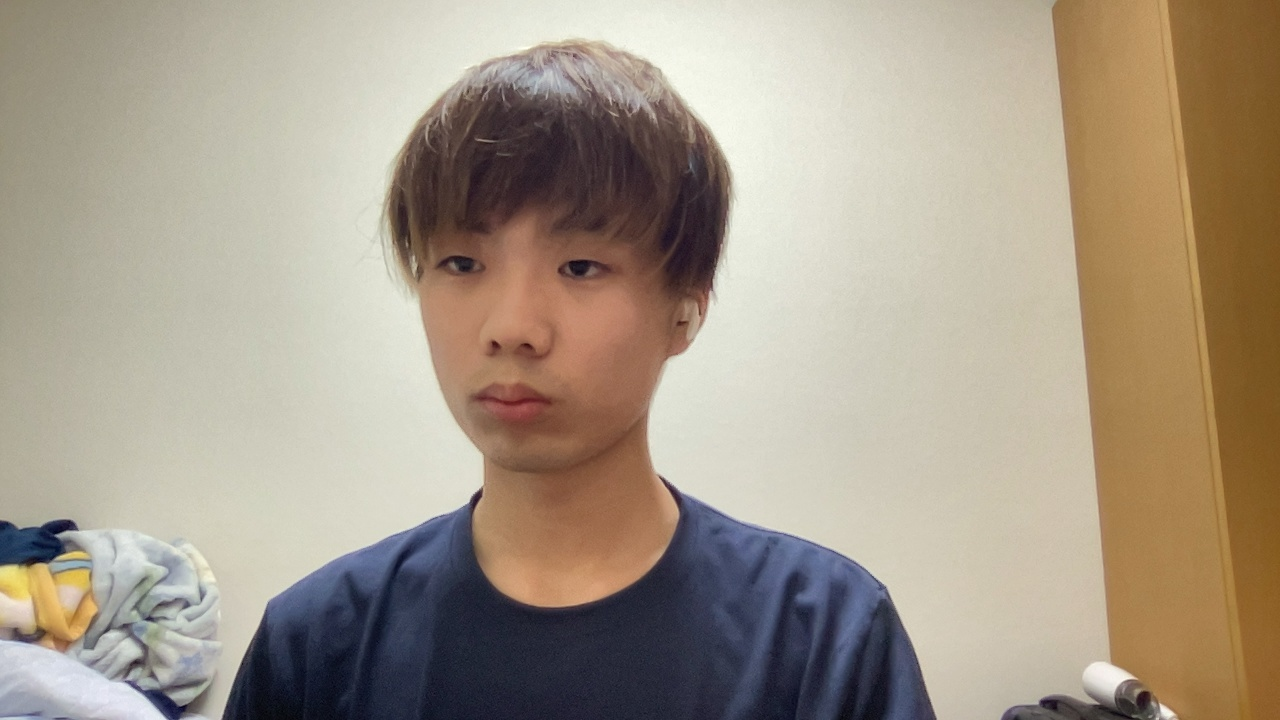
#> input picture img/camera_capture_1.jpg, 1280 x 720 px, given in place of the camera
$ python image-load.py
#> lines starting #> are read from the running program, lines starting #| are printed output that depends on the picture; after the words box and inside, x2 and y2 are one past the last pixel; in counts of white or black regions, pixels touching at a corner belong together
# -*- coding: utf-8 -*-
import cv2
import os
import numpy as np
import time
import serial
import requests
ser = serial.Serial('/dev/cu.usbmodem1401', 9600, timeout=None)
not_used = ser.readline()

#画面のテキスト情報
def text_information(frame,up_to_down_range , LorR,mode,top_text_x,top_texts_list,width,height,shutter_f,shutter_cnt):
    if(shutter_f != 2):
        #全モード表示
        top_texts(frame,top_text_x,top_texts_list)
        #文字表示
        cv2.putText(frame, top_texts_list[mode], (top_text_x[mode], 50),cv2.FONT_ITALIC, 1, (255, 255, 255), 3)
        #スライド状態表示
        slide_mode(LorR,frame)
        #距離表示
        distance_text(up_to_down_range ,frame,width,height)
    else:
        #カウントダウン表示
        countdown_save(shutter_cnt,frame,width,height)

#全モード表示
def top_texts(frame,x,texts):
    for i in range(len(x)):
        cv2.putText(frame, texts[i], (x[i], 50),cv2.FONT_ITALIC, 1, (0,0,0), 5)

#スライドモード表示
def slide_mode(LorR ,frame):
    if(LorR == 5):
        cv2.putText(frame, '<- or ->', (0, 150),cv2.FONT_ITALIC, 1, (0,0,0), 5)
        cv2.putText(frame, '<- or ->', (0, 150),cv2.FONT_ITALIC, 1, (255, 255, 255), 3)
    elif (LorR == 6):
        cv2.putText(frame, ' <-', (0, 150),cv2.FONT_ITALIC, 1, (0,0,0), 5)
        cv2.putText(frame, ' <-', (0, 150),cv2.FONT_ITALIC, 1, (255, 255, 255), 3)
    elif (LorR == 7):
        cv2.putText(frame, ' ->', (0, 150),cv2.FONT_ITALIC, 1, (0,0,0), 5)
        cv2.putText(frame, ' ->', (0, 150),cv2.FONT_ITALIC, 1, (255, 255, 255), 3)

#カウントダウン表示
# [13 lines left out: function countdown_save, not called in this run]

#距離表示
def distance_text(up_to_down_range ,frame,width,height):
    if(up_to_down_range == 300):
        cv2.putText(frame, "Push:30cm~15cm", (0, 100),cv2.FONT_ITALIC, 1, (0,0,0), 5)
        cv2.putText(frame, "Push:30cm~15cm", (0, 100),cv2.FONT_ITALIC, 1, (255, 255, 255), 3)
    else:
        cv2.putText(frame, "More push!", (0, 100),cv2.FONT_ITALIC, 1, (0,0,0), 5)
        cv2.putText(frame, "More push!", (0, 100),cv2.FONT_ITALIC, 1, (255, 255, 255), 3)

# モード別の処理
def image_processing(mode,img):
    if mode == 1:
        #モード処理(グレー化)
        img= cv2.cvtColor(img, cv2.COLOR_BGR2GRAY)

    elif mode == 2:
        img = cv2.cvtColor(img, cv2.COLOR_BGR2GRAY)
        # 二値化(閾値127を超えた画素を255にする。)
        ret, img = cv2.threshold(img, 127, 255, cv2.THRESH_BINARY)
        #ノイズ除去処理
        ksize=3
        #中央値フィルタ
        img = cv2.medianBlur(img,ksize)

    elif mode == 3:
        #モード処理(輪郭抽出)
        img = cv2.Canny(img,127,127)

    elif mode == 4:
        #モード処理(色反転)
        img = 255 - img

    return img

# [10 lines left out: function saving_move, not called in this run]

def save_frame_camera_key(device_num, dir_path, basename, ext='jpg', delay=1, window_name='frame'):  # カメラ保存用
    #動画ファイル読み込み
#> called with device_num = 0, basename = 'camera_capture', ext = 'jpg', delay = 1, window_name = 'frame'
    cap = cv2.VideoCapture(device_num)

    #動画を読み込めないなら終了
    if not cap.isOpened():
        return

    #ディレクトリ作成
    os.makedirs(dir_path, exist_ok=True)
    #パズ文字列からファイル作成
    base_path = os.path.join(dir_path, basename)

    #各初期値設定
    mode = 0 #モード数(0 ~ 4)
    n = 0 #保存枚数
    LorR = 5 #左右スライド情報(5:通常 6:右スライド 7:左スライド)
    up_to_down_range = 300 #上下スライドの検出距離(300:検出リセット)
    up_to_down_range_prev  = 300 #前回のup_to_down_rangeの検出範囲
    up_to_down_range_cnt  = 0 #同距離の回数カウント
    shutter_f = 0 #シャッター(上下スライド)の検出フラグ
    shutter_loop_cnt = 0 #シャッター開始してからのループ回数
    width = cap.get(3) #画面の横幅
    height = cap.get(4) #画面の縦幅
    top_text_x = [0, 110, 200, 410, 500] #top_textの各X軸
    top_texts_list = ["Basic","Gray","Monochrome","Edge","Color_inversion"] #top_textの文字
    shutter_cnt = 10 #シャッターのカウントダウン

    while True:
        #動画読み込み
        ret, frame = cap.read()
#> frame is the input picture: shape (720, 1280, 3); mean B, G, R 136.7, 153.2, 165.5
        #動画反転
        frame = cv2.flip(frame, 1)
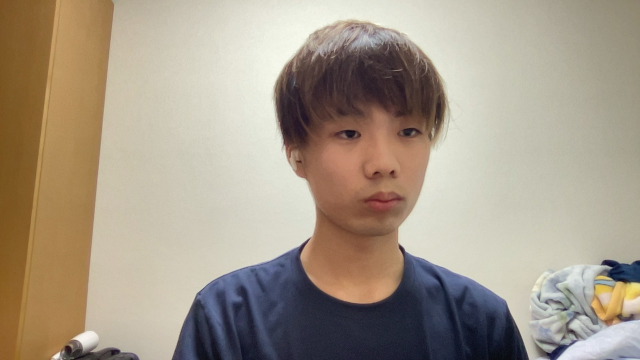
#> frame: shape (720, 1280, 3) (shown at 1/2 size); mean B, G, R 136.7, 153.2, 165.5
        #画像加工
        frame = image_processing(mode,frame)
        #文字情報追加
        text_information(frame,up_to_down_range , LorR,mode,top_text_x,top_texts_list,width,height,shutter_f,shutter_cnt)
#> after the loop in top_texts, `for i in range(len(x)):`:
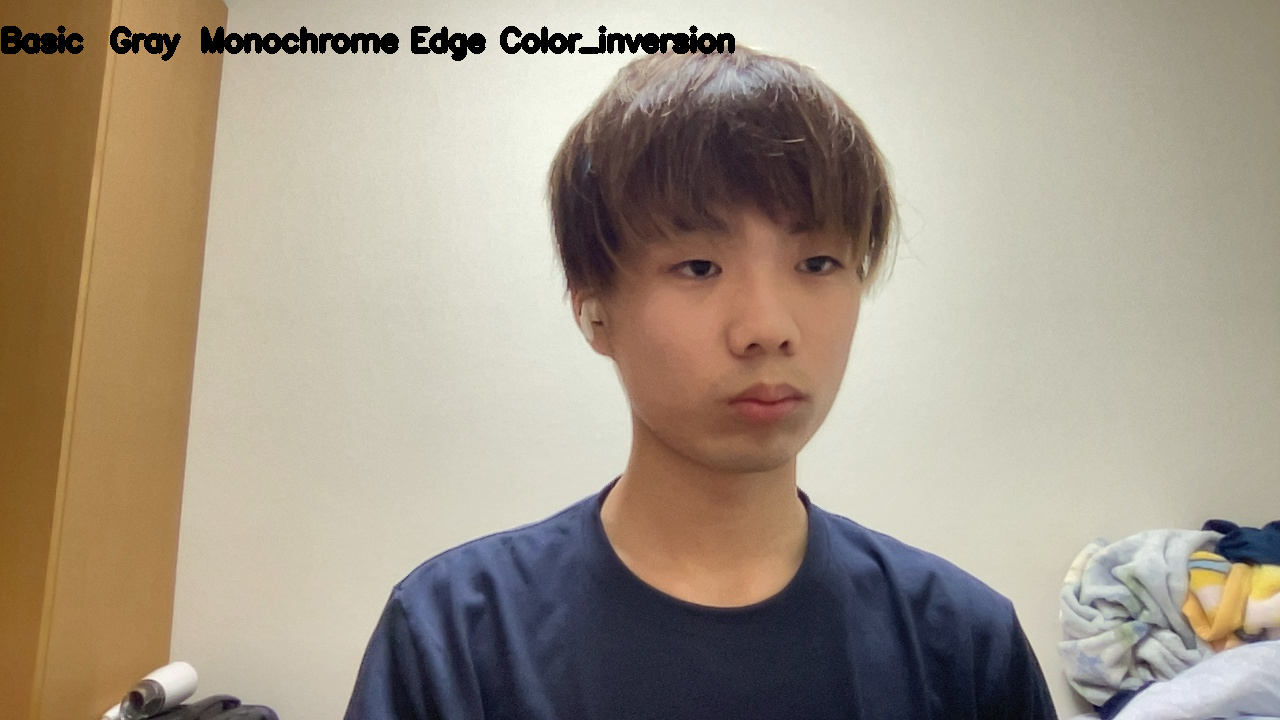
#> frame: shape (720, 1280, 3); 1.2% of pixels changed, all inside (x1, y1, x2, y2) = (1, 25, 735, 61)
#> in distance_text, `cv2.putText(frame, "Push:30cm~15cm", (0, 100),cv2.FONT_ITALIC, 1, (255..`:
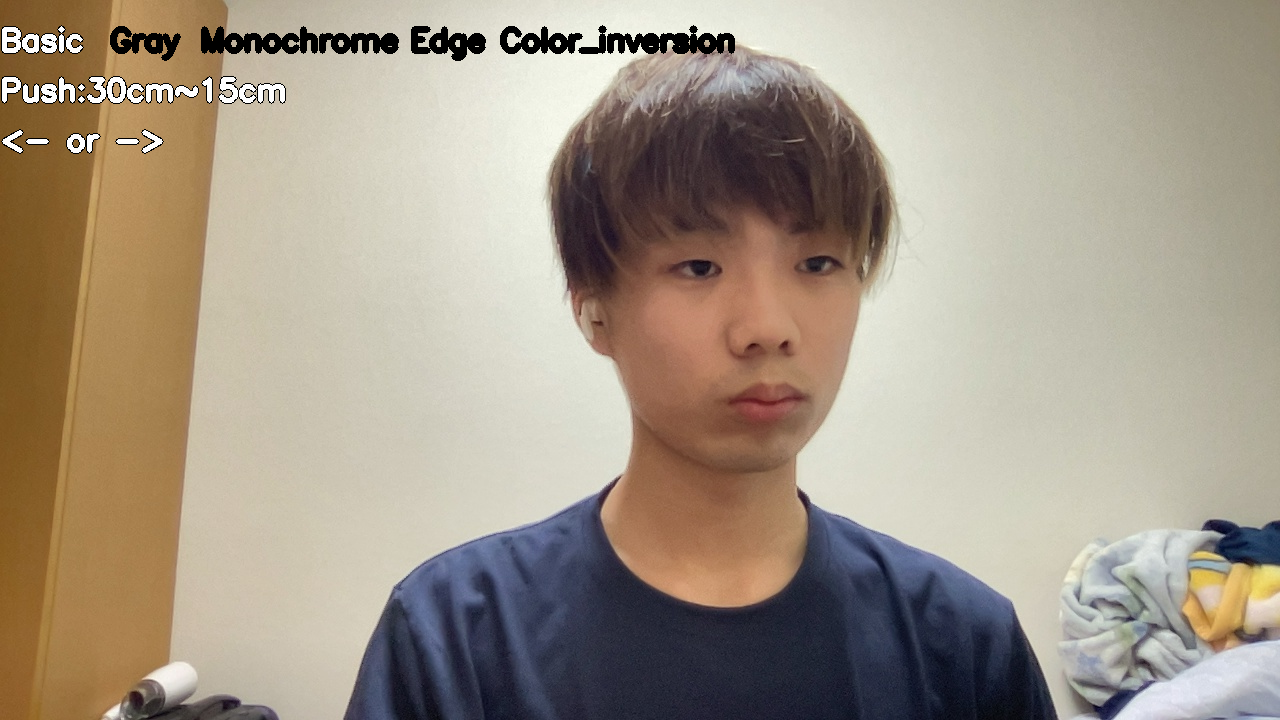
#> frame: shape (720, 1280, 3); mean B, G, R 135.7, 151.6, 163.5
        #動画表示
        cv2.imshow(window_name, frame)

        #カメラ撮影
        if (shutter_cnt == 0):
            #動画読み込み
            ret, frame = cap.read()
            #動画書き出し
            cv2.imwrite('{}_{}.{}'.format(base_path, n, ext), frame)
            #画像保存パス
            img_path = "/Users/satoutakumi/Desktop/Censor-mode-change-Camera/Sensor-mode-change-Camera/img/camera_capture_" + \
                        str(n) + ".jpg"
            saving_move(mode,frame,img_path)
            #動画表示
            #cv2.imshow(window_name, frame)
            #枚数カウント
            n += 1
            #距離のリセット
            up_to_down_range = 300
            #距離の判定リセット
            shutter_f = 0
            #カウントダウンのリセット
            shutter_cnt = 10

            #画像保存用
            url = "https://notify-api.line.me/api/notify"
            token = "X9qltdEg6AcNqvNdLnbrDQPxZXG2EulV0Pqngb55Xwk"
            headers = {"Authorization" : "Bearer "+ token}
            message = top_texts_list[mode] + '加工をして撮影しました'
            payload = {"message" :  message}
            #imagesフォルダの中のgazo.jpg
            files = {"imageFile":open(img_path,'rb')}
            #rbはバイナリファイルを読み込む
            post = requests.post(url ,headers = headers ,params=payload,files=files)

        #arduino IDEから値取得
        val_arduino = ser.readline()
#> (the run stopped early here; a loop or call above may not have finished)

$ run again, on img/camera_capture_2.jpg
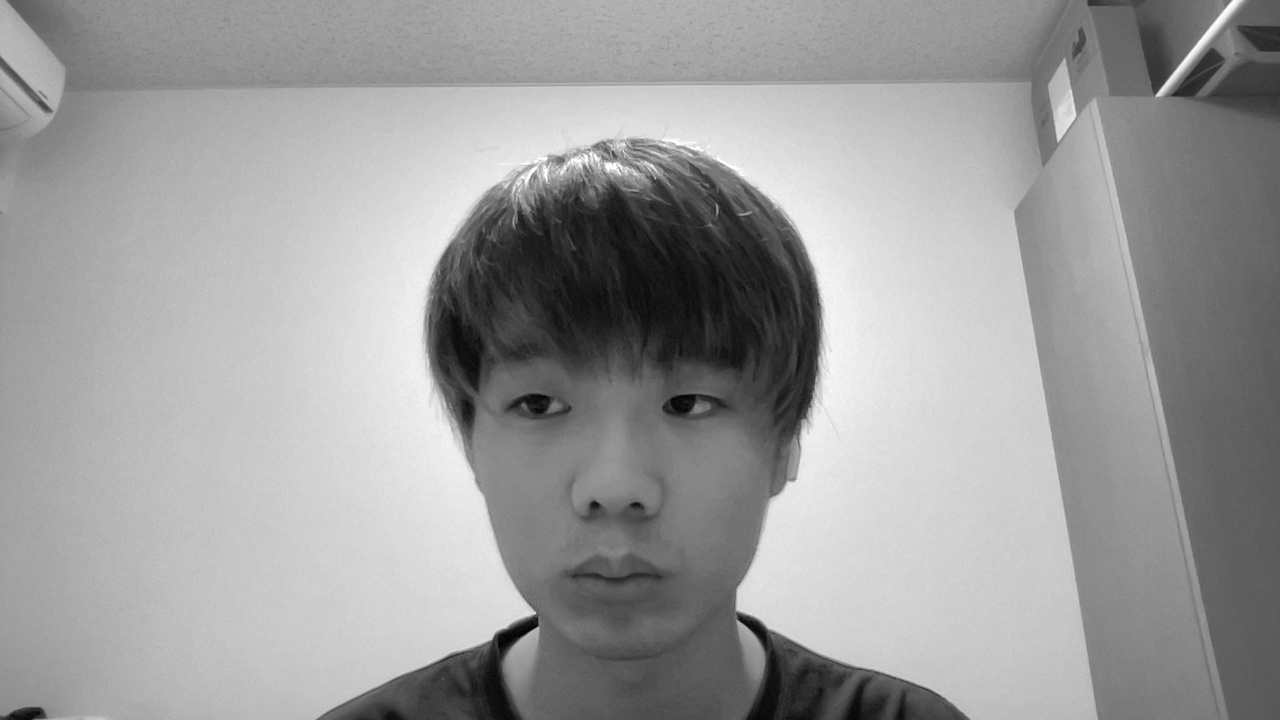
#> input picture img/camera_capture_2.jpg, 1280 x 720 px, given in place of the camera
#> in save_frame_camera_key, frame is the input picture: shape (720, 1280, 3); min 0, max 255, mean 155.9
#> after the loop in top_texts, `for i in range(len(x)):`:
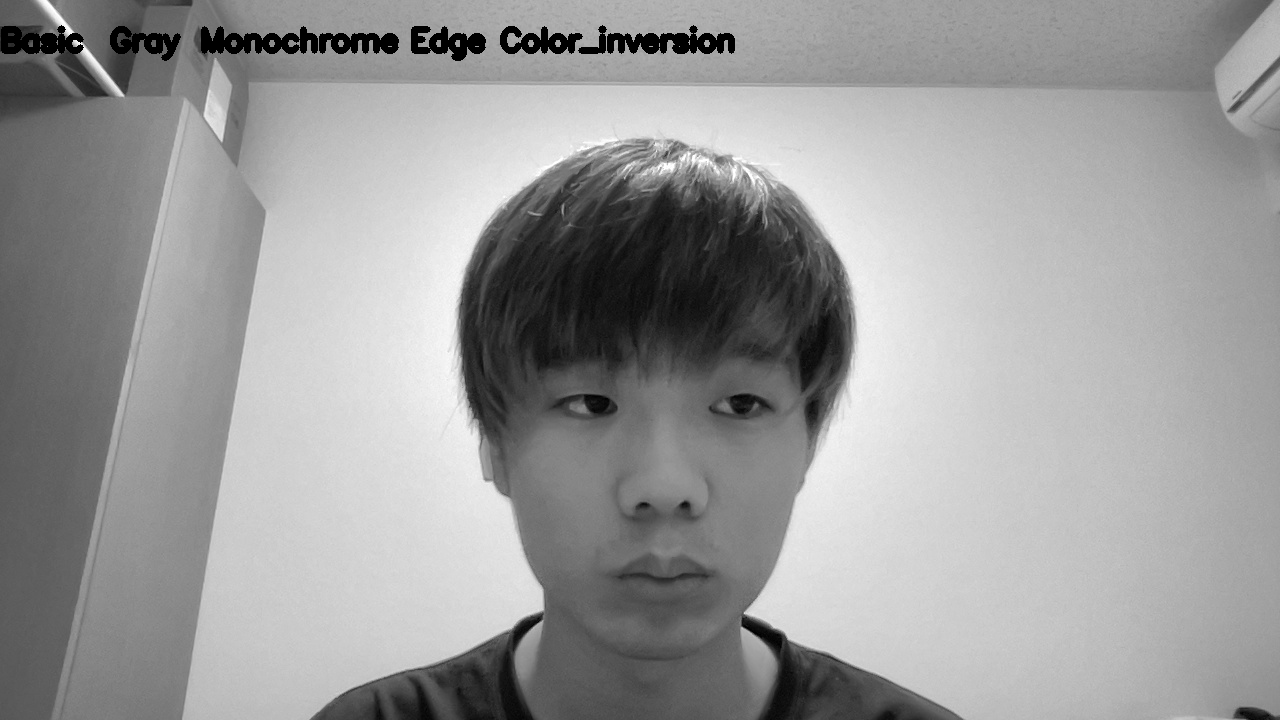
#> frame: shape (720, 1280, 3); min 0, max 255, mean 154.2
#> in distance_text, `cv2.putText(frame, "Push:30cm~15cm", (0, 100),cv2.FONT_ITALIC, 1, (255..`:
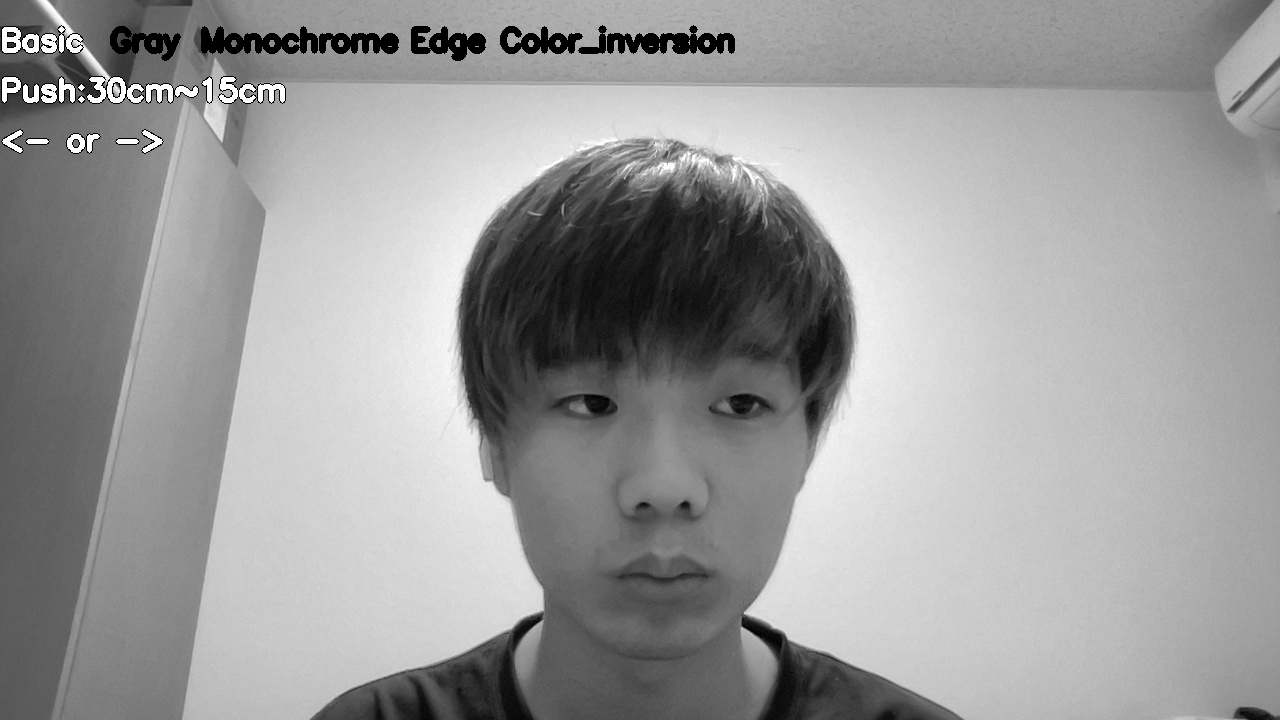
#> frame: shape (720, 1280, 3); min 0, max 255, mean 154.9
